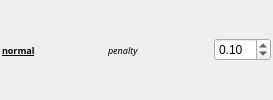
                      <widget class="QWidget" name="widget" native="true">
                       <layout class="QHBoxLayout" name="horizontalLayout_16">
                        <property name="leftMargin">
                         <number>2</number>
                        </property>
                        <property name="topMargin">
                         <number>2</number>
                        </property>
                        <property name="rightMargin">
                         <number>2</number>
                        </property>
                        <property name="bottomMargin">
                         <number>2</number>
                        </property>
                        <item>
                         <widget class="QLabel" name="label_7">
                          <property name="sizePolicy">
                           <sizepolicy hsizetype="Fixed" vsizetype="Preferred">
                            <horstretch>0</horstretch>
                            <verstretch>0</verstretch>
                           </sizepolicy>
                          </property>
                          <property name="minimumSize">
                           <size>
                            <width>100</width>
                            <height>0</height>
                           </size>
                          </property>
                          <property name="maximumSize">
                           <size>
                            <width>16777215</width>
                            <height>16777215</height>
                           </size>
                          </property>
                          <property name="font">
                           <font>
                            <family>FontAwesome</family>
                            <pointsize>7</pointsize>
                            <weight>75</weight>
                            <bold>true</bold>
                            <underline>true</underline>
                           </font>
                          </property>
                          <property name="text">
                           <string>normal</string>
                          </property>
                         </widget>
                        </item>
                        <item>
                         <widget class="QLabel" name="label_11">
                          <property name="sizePolicy">
                           <sizepolicy hsizetype="Fixed" vsizetype="Preferred">
                            <horstretch>0</horstretch>
                            <verstretch>0</verstretch>
                           </sizepolicy>
                          </property>
                          <property name="minimumSize">
                           <size>
                            <width>100</width>
                            <height>0</height>
                           </size>
                          </property>
                          <property name="maximumSize">
                           <size>
                            <width>100</width>
                            <height>16777215</height>
                           </size>
                          </property>
                          <property name="font">
                           <font>
                            <family>FontAwesome</family>
                            <pointsize>7</pointsize>
                            <italic>true</italic>
                           </font>
                          </property>
                          <property name="text">
                           <string>penalty</string>
                          </property>
                         </widget>
                        </item>
                        <item>
                         <widget class="QDoubleSpinBox" name="norPenaltySpin">
                          <property name="sizePolicy">
                           <sizepolicy hsizetype="Expanding" vsizetype="Fixed">
                            <horstretch>0</horstretch>
                            <verstretch>0</verstretch>
                           </sizepolicy>
                          </property>
                          <property name="singleStep">
                           <double>0.010000000000000</double>
                          </property>
                          <property name="value">
                           <double>0.100000000000000</double>
                          </property>
                         </widget>
                        </item>
                       </layout>
                      </widget>
